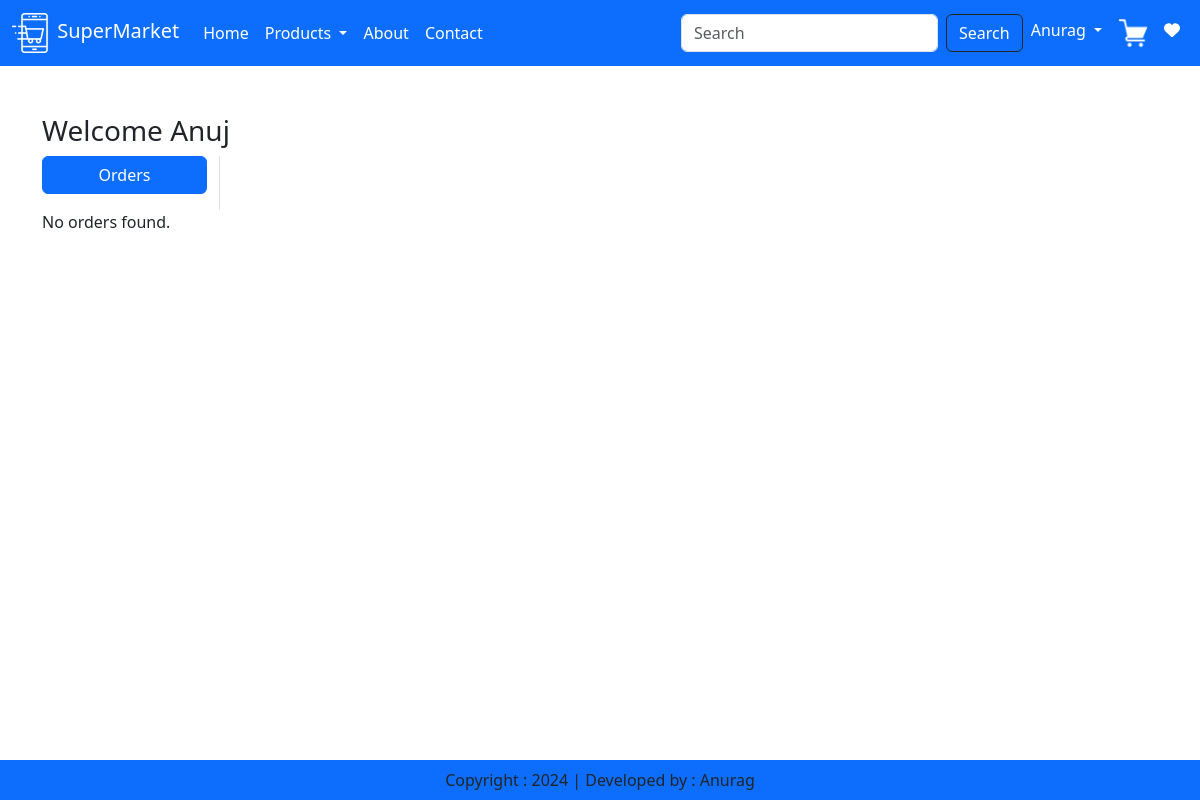
/orders/ (signed in), run on an earlier commit of the app's database.
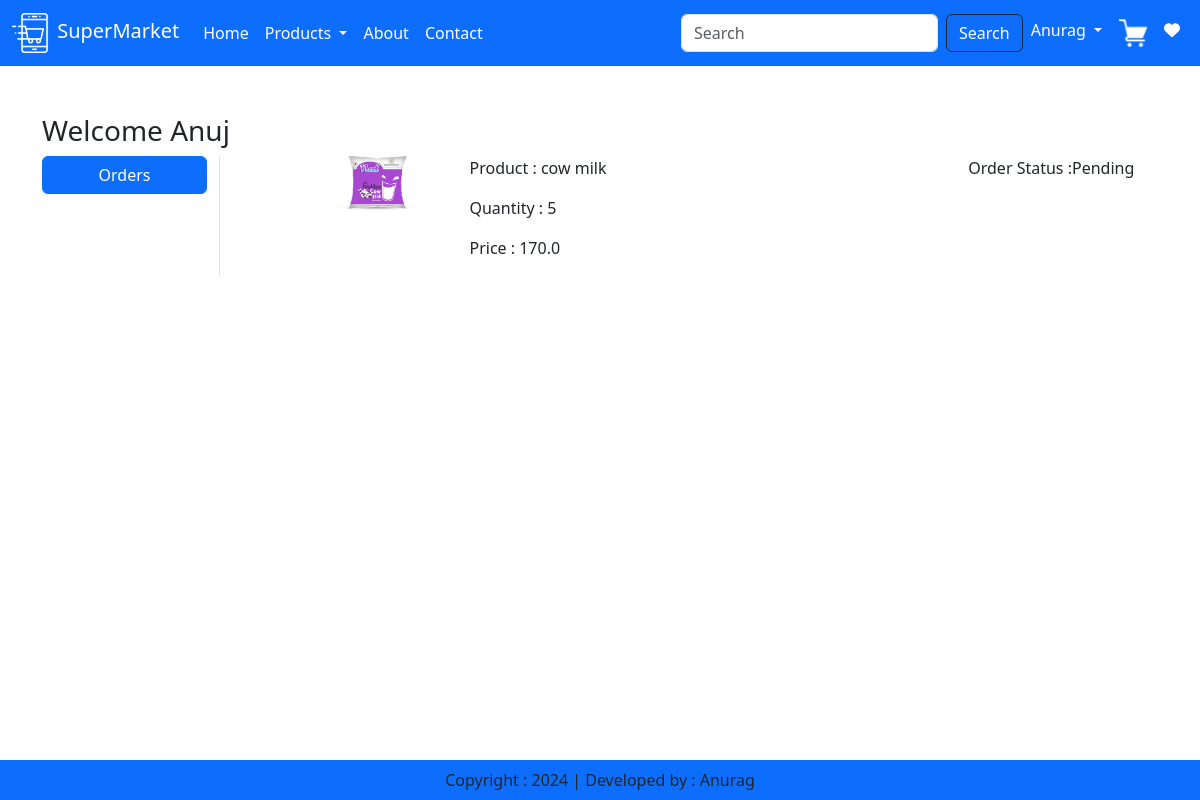
And on a later commit of the database.
### app/models.py (models this page shows, shortened)
class OrderPlaced(models.Model):
    user = models.ForeignKey(User,on_delete=models.CASCADE)
    customer = models.ForeignKey(Customer,on_delete=models.CASCADE)
    product = models.ForeignKey(Product,on_delete=models.CASCADE)
    quantity = models.PositiveIntegerField(default=1)
    ordered_date = models.DateTimeField(auto_now_add=True)
    status = models.CharField(max_length=50,choices=STATUS_CHOICES, default="Pending")
    payment = models.ForeignKey(Payment,on_delete=models.CASCADE,default="")
    @property
    def total_cost(self):
        return self.quantity * self.product.discounted_price

class Product(models.Model):
    title = models.CharField(max_length=100)
    selling_price = models.FloatField()
    discounted_price = models.FloatField()
    description = models.TextField()
    composition = models.TextField(default='')
    prodapp = models.TextField(default='')
    category = models.CharField(choices=CATEGORY_CHOICES,max_length=2)
    product_image = models.ImageField(upload_to='product')

### app/views.py (the view)
# urls.py: path('orders/',views.orders, name='orders'),
@login_required
def orders(request):
    totalitem = 0
    wishitem = 0
    if request.user.is_authenticated:
        totalitem = len(Cart.objects.filter(user=request.user))
        wishitem = len(Wishlist.objects.filter(user=request.user))
    order_placed = OrderPlaced.objects.filter(user=request.user)
    return render(request, 'app/orders.html',locals())

### app/templates/app/orders.html (shortened to what this page needs)
{% extends "app/base.html" %}
{% load static %}
{% block main-content %}
  <div class="container my-5 ">
    <div class="row">
        <h3>Welcome <span class="text-capitalize">{{request.user}}</span> </h3>
        <div class="col-sm-2 border-end">
            <ul class="list-unstyled">
                <li class="d-grid" ><a href="{% url 'orders' %}" class="btn btn-primary">Orders</a></li>
            </ul>
        </div>
        {% if order_placed %}
        <div class="col-sm-9 offset-sm-1">
            {% for op in order_placed %}
              <div class="row">
                <div class="col-sm-2">
                    <img src="{{op.product.product_image.url}}" class="img-fluid" height="100" width="100">
                </div>
                <div class="col-sm-7">
                    <p>Product : {{op.product.title}}</p>
                    <p>Quantity : {{op.quantity}}</p>
                    <p>Price : {{op.total_cost}}</p>
                </div>
                <div class="col-sm-3">
                    <p>Order Status :{{op.status}}</p>
                </div>
              </div>
            {% endfor %}
        </div>
        {% else %}
          <p>No orders found.</p>
        {% endif %}
    </div>
  </div>
{% endblock main-content %}

What changed in the data, as far as the page shows it:
added OrderPlaced: product.product_image (picture), product "cow milk", quantity "5", total_cost "170.0", status "Pending"
Also different on the page:
text no longer shown: "No orders found."
